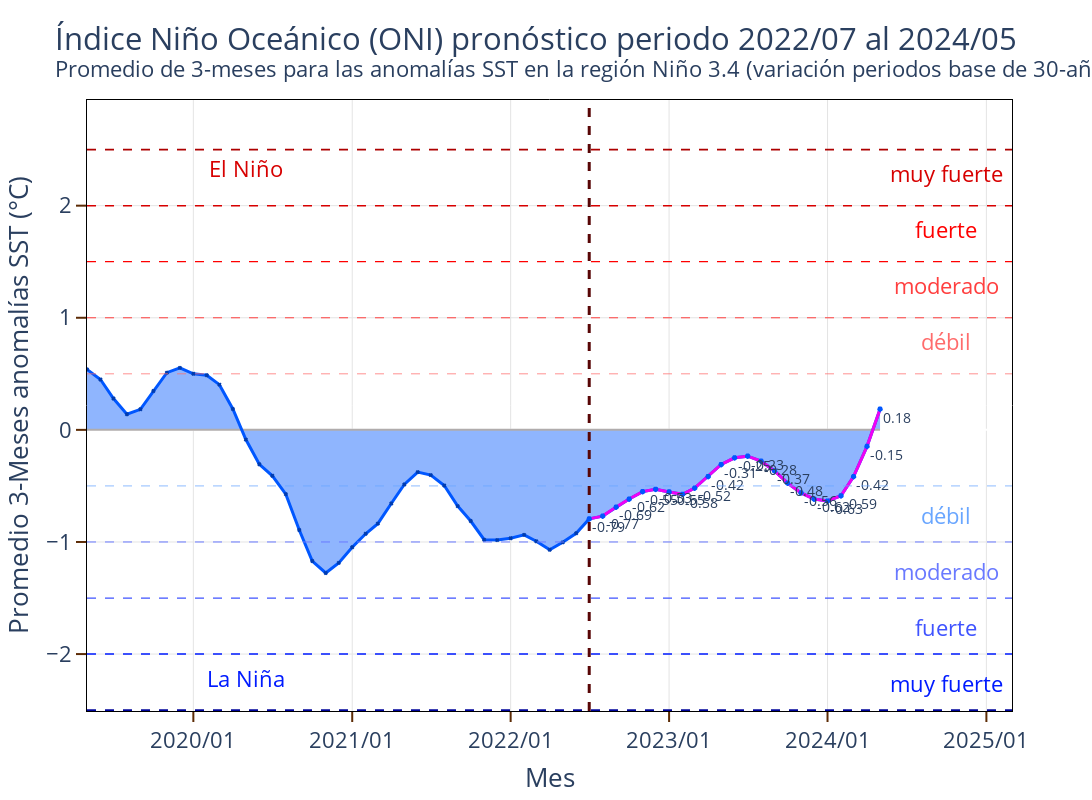

Notebook code cell kept with this figure:
### Code cell
fig = forecast_oni_grap(pd_oni)
fig.write_image('./sst_nino34/figures/nino34/pronostico_oni.png')
fig.show()

### Figure 1 — Plotly figure (JSON) as saved in the notebook; plotly's stock layout.template omitted (floating-point values rounded to 4 significant figures; data arrays with more than 128 entries replaced by an {"elided": "..."} marker saying what was removed)
{"data": [{"fill": "tozeroy", "fillcolor": "#F5FF8D", "line": {"color": "#B0ACAC", "width": 2}, "mode": "lines", "name": "NIÑO3.4 NARX entrenamiento", "showlegend": false, "textfont": {"size": 14}, "type": "scatter", "x": {"elided": "893 str values"}, "y": {"elided": "893 int values"}}, {"fill": "tonexty", "fillcolor": "#8FB5FE", "line": {"color": "#0057FF", "width": 3}, "marker": {"color": "#003CAF", "line": {"color": "#003CAF", "width": 2}, "size": 3, "symbol": "x-thin"}, "mode": "lines+markers", "name": "NIÑO3.4 NARX entrenamiento", "showlegend": false, "textfont": {"size": 14}, "type": "scatter", "x": {"elided": "893 str values"}, "y": {"elided": "893 float values"}}, {"line": {"color": "#EF02F3", "width": 3}, "marker": {"color": "#0057FF", "line": {"color": "#0057FF", "width": 3}, "size": 3, "symbol": "star"}, "mode": "lines+markers+text", "name": "NIÑO3.4 NARX entrenamiento", "showlegend": false, "text": ["-0.79", "-0.77", "-0.69", "-0.62", "-0.55", "-0.53", "-0.55", "-0.58", "-0.52", "-0.42", "-0.31", "-0.25", "-0.23", "-0.28", "-0.37", "-0.48", "-0.56", "-0.62", "-0.63", "-0.59", "-0.42", "-0.15", "0.18"], "textfont": {"size": 14}, "textposition": "bottom right", "type": "scatter", "x": ["2022-07-01T00:00:00", "2022-08-01T00:00:00", "2022-09-01T00:00:00", "2022-10-01T00:00:00", "2022-11-01T00:00:00", "2022-12-01T00:00:00", "2023-01-01T00:00:00", "2023-02-01T00:00:00", "2023-03-01T00:00:00", "2023-04-01T00:00:00", "2023-05-01T00:00:00", "2023-06-01T00:00:00", "2023-07-01T00:00:00", "2023-08-01T00:00:00", "2023-09-01T00:00:00", "2023-10-01T00:00:00", "2023-11-01T00:00:00", "2023-12-01T00:00:00", "2024-01-01T00:00:00", "2024-02-01T00:00:00", "2024-03-01T00:00:00", "2024-04-01T00:00:00", "2024-05-01T00:00:00"], "y": [-0.7941, -0.7694, -0.6891, -0.6169, -0.551, -0.5297, -0.5536, -0.5752, -0.5188, -0.416, -0.3089, -0.2493, -0.2345, -0.2793, -0.3663, -0.475, -0.5618, -0.6177, -0.6343, -0.5877, -0.417, -0.1471, 0.185]}], "layout": {"annotations": [{"font": {"color": "#FF6C6C"}, "showarrow": false, "text": "débil", "x": "2024-10-01T00:00:00", "y": 0.7, "yshift": 10}, {"font": {"color": "#FF3F3F"}, "showarrow": false, "text": "moderado", "x": "2024-10-01T00:00:00", "y": 1.2, "yshift": 10}, {"font": {"color": "#FF0000"}, "showarrow": false, "text": "fuerte", "x": "2024-10-01T00:00:00", "y": 1.7, "yshift": 10}, {"font": {"color": "#D70000"}, "showarrow": false, "text": "muy fuerte", "x": "2024-10-01T00:00:00", "y": 2.2, "yshift": 10}, {"font": {"color": "#69A6FF"}, "showarrow": false, "text": "débil", "x": "2024-10-01T00:00:00", "y": -0.85, "yshift": 10}, {"font": {"color": "#6979FF"}, "showarrow": false, "text": "moderado", "x": "2024-10-01T00:00:00", "y": -1.35, "yshift": 10}, {"font": {"color": "#3F53FF"}, "showarrow": false, "text": "fuerte", "x": "2024-10-01T00:00:00", "y": -1.85, "yshift": 10}, {"font": {"color": "#001BFF"}, "showarrow": false, "text": "muy fuerte", "x": "2024-10-01T00:00:00", "y": -2.35, "yshift": 10}, {"font": {"color": "#D70000"}, "showarrow": false, "text": "El Niño", "x": "2020-05-01T00:00:00", "y": 2.2, "yshift": 15}, {"font": {"color": "#001BFF"}, "showarrow": false, "text": "La Niña", "x": "2020-05-01T00:00:00", "y": -2.35, "yshift": 15}], "font": {"size": 22}, "height": 800, "plot_bgcolor": "rgba(0,0,0,0)", "shapes": [{"line": {"color": "#FF6C6C", "dash": "dash", "width": 0.75}, "type": "line", "x0": 0, "x1": 1, "xref": "x domain", "y0": 0.5, "y1": 0.5, "yref": "y"}, {"line": {"color": "#FF3F3F", "dash": "dash", "width": 1}, "type": "line", "x0": 0, "x1": 1, "xref": "x domain", "y0": 1, "y1": 1, "yref": "y"}, {"line": {"color": "#FF0000", "dash": "dash", "width": 1.25}, "type": "line", "x0": 0, "x1": 1, "xref": "x domain", "y0": 1.5, "y1": 1.5, "yref": "y"}, {"line": {"color": "#D70000", "dash": "dash", "width": 1.5}, "type": "line", "x0": 0, "x1": 1, "xref": "x domain", "y0": 2, "y1": 2, "yref": "y"}, {"line": {"color": "#AD0000", "dash": "dash", "width": 1.75}, "type": "line", "x0": 0, "x1": 1, "xref": "x domain", "y0": 2.5, "y1": 2.5, "yref": "y"}, {"line": {"color": "#69A6FF", "dash": "dash", "width": 0.75}, "type": "line", "x0": 0, "x1": 1, "xref": "x domain", "y0": -0.5, "y1": -0.5, "yref": "y"}, {"line": {"color": "#6979FF", "dash": "dash", "width": 1}, "type": "line", "x0": 0, "x1": 1, "xref": "x domain", "y0": -1, "y1": -1, "yref": "y"}, {"line": {"color": "#3F53FF", "dash": "dash", "width": 1.25}, "type": "line", "x0": 0, "x1": 1, "xref": "x domain", "y0": -1.5, "y1": -1.5, "yref": "y"}, {"line": {"color": "#001BFF", "dash": "dash", "width": 1.5}, "type": "line", "x0": 0, "x1": 1, "xref": "x domain", "y0": -2, "y1": -2, "yref": "y"}, {"line": {"color": "#00059A", "dash": "dash", "width": 1.75}, "type": "line", "x0": 0, "x1": 1, "xref": "x domain", "y0": -2.5, "y1": -2.5, "yref": "y"}, {"line": {"color": "#580606", "dash": "dash", "width": 3}, "type": "line", "x0": "2022-07-01T00:00:00", "x1": "2022-07-01T00:00:00", "xref": "x", "y0": 0, "y1": 1, "yref": "y domain"}], "title": {"text": "\n                            Índice Niño Oceánico (ONI) pronóstico periodo 2022/07 al 2024/05\n                            <br><sup>Promedio de 3-meses para las anomalías SST en la región Niño 3.4 (variación periodos base de 30-años)\n                            </sup>\n                            "}, "uniformtext": {"minsize": 8, "mode": "hide"}, "width": 1500, "xaxis": {"gridcolor": "#E4E4E4", "linecolor": "black", "linewidth": 1, "mirror": true, "range": ["2019-05-01T00:00:00", "2025-03-01T00:00:00"], "showline": true, "tickcolor": "#5C2B05", "tickformat": "%Y/%m", "ticklen": 10, "ticks": "outside", "tickwidth": 2, "title": {"text": "Mes"}}, "yaxis": {"gridcolor": "#E4E4E4", "linecolor": "black", "linewidth": 1, "mirror": true, "showline": true, "tickcolor": "#5C2B05", "ticklen": 10, "ticks": "outside", "tickwidth": 2, "title": {"text": "Promedio 3-Meses anomalías SST (°C)"}}}}
